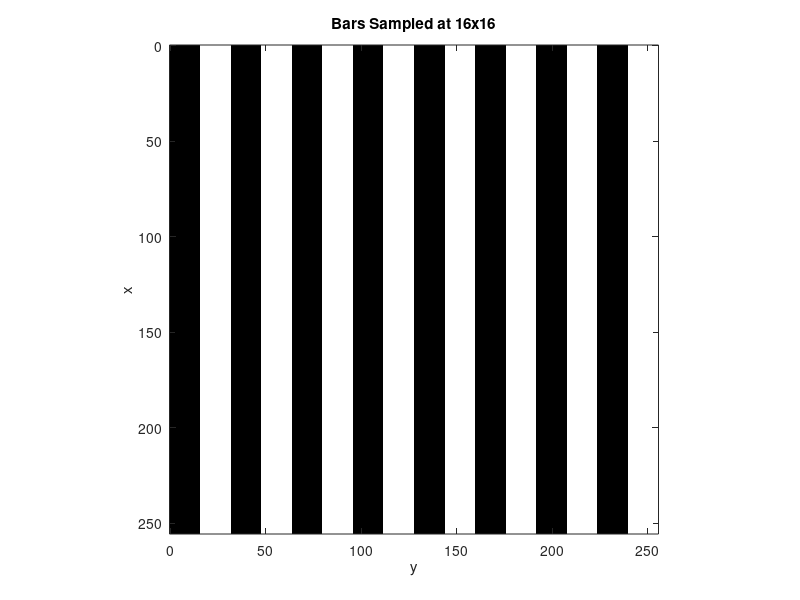
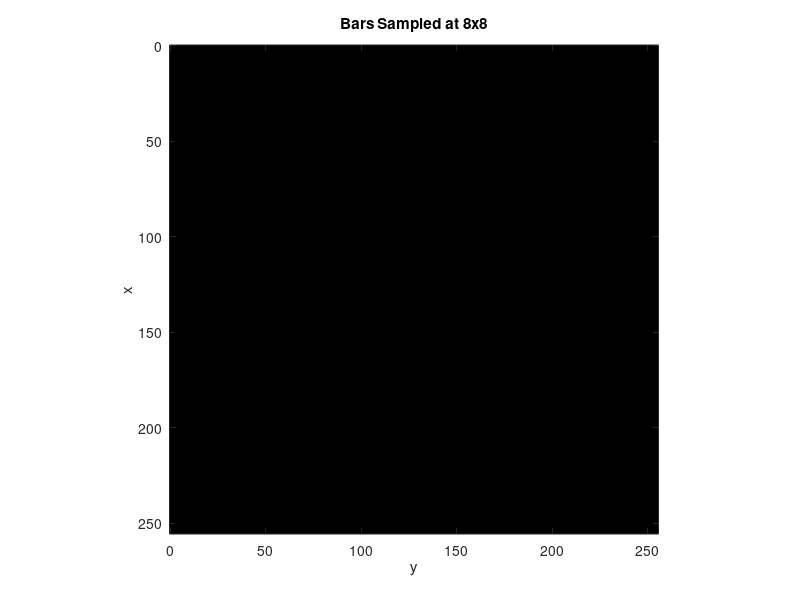
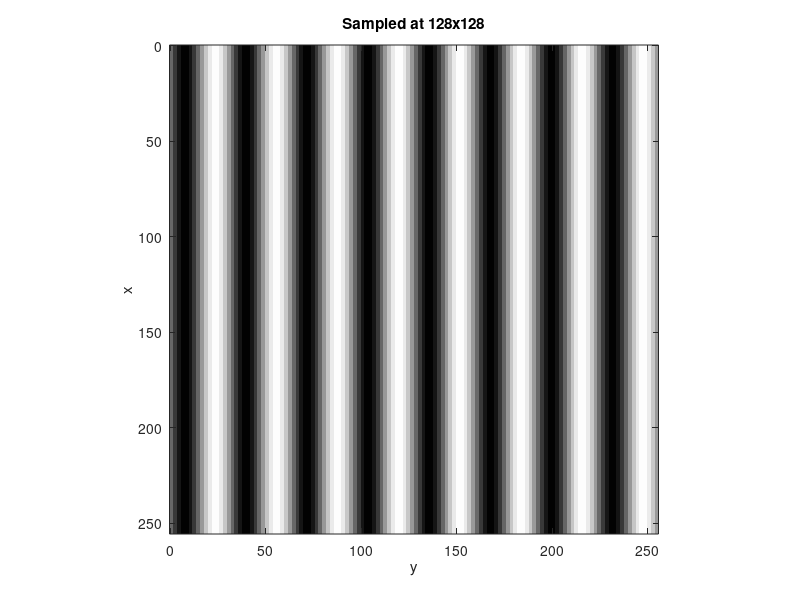
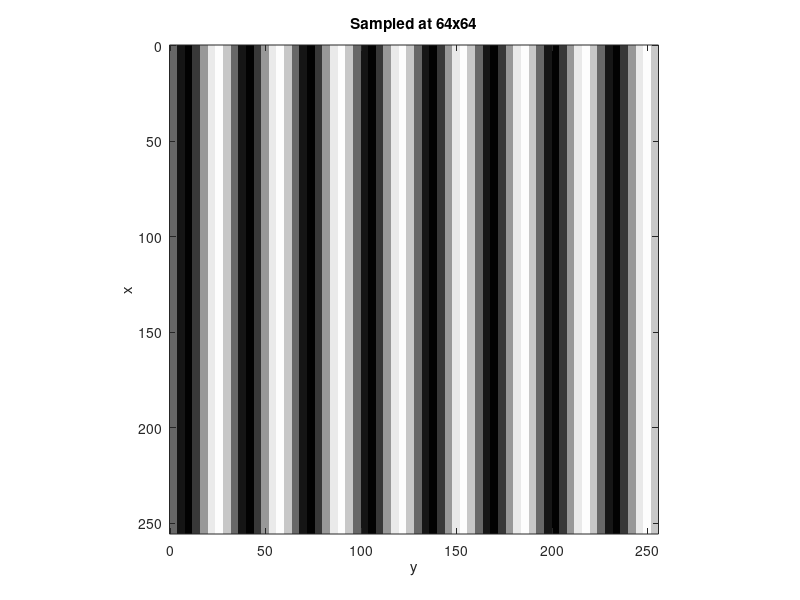

Here is the MATLAB script that generated these plots, in order:
close all

A=zeros(256);  % 256x256 matrix filled with zeros

for x=1:32:255
    A(1:255,x+16:x+31)=255;
end

factor=16;
A16=zeros(256,256);
for i=1:factor:256
    for j=1:factor:256
         A16(i:i+factor-1,j:j+factor-1)=A(i,j);
    end
end

factor=32;
A32=zeros(256,256);
for i=1:factor:256
    for j=1:factor:256
         A32(i:i+factor-1,j:j+factor-1)=A(i,j);
    end
end

figure
imagesc([0 255],[0 255],A16) % display a matrix as an image
axis ij  % put 0,0 in UL corner
axis square
colormap(gray(256)) % use an 8-bit grayscale 
caxis([0 255]) % sets min and max limits of colormap
xlabel('y')
ylabel('x')
title('Bars Sampled at 16x16')

figure
imagesc([0 255],[0 255],A32) % display a matrix as an image
axis ij  % put 0,0 in UL corner
axis square
colormap(gray(256)) % use an 8-bit grayscale 
caxis([0 255]) % sets min and max limits of colormap
xlabel('y')
ylabel('x')
title('Bars Sampled at 8x8')

%%%%%%%%%%%%%%%%%%%%%%%%%%%%%%%%%%%%%%%%%%%%%%%%%%%%%%%%%%%%%%%%%%%%%%%%%%
%%%%%%%%%%%%%%%%%%%%%%%%%%%%%%%%%%%%%%%%%%%%%%%%%%%%%%%%%%%%%%%%%%%%%%%%%%
%%%%%%%%%%%%%%%%%%%%%%%%%%%%%%%%%%%%%%%%%%%%%%%%%%%%%%%%%%%%%%%%%%%%%%%%%%
%%%%%%%%%%%%%%%%%%%%%%%%%%%%%%%%%%%%%%%%%%%%%%%%%%%%%%%%%%%%%%%%%%%%%%%%%%
%%%%%%%%%%%%%%%%%%%%%%%%%%%%%%%%%%%%%%%%%%%%%%%%%%%%%%%%%%%%%%%%%%%%%%%%%%


B=zeros(256); % 256x256 matrix filled with zeros

% sin(2*pi*f*t) is the general format
% f=1/32
% 2*pi*f=0.1963

for i=1:256
    for j=1:256
        B(i,j)=-sin(0.1963*j);
    end
end
        
B=B+1;  % range 0 to 2
B=127.5*B;  % range 0 to 255

factor=2;
B2=zeros(256,256);
for i=1:factor:256
    for j=1:factor:256
         B2(i:i+factor-1,j:j+factor-1)=B(i,j);
    end
end

factor=4;
B4=zeros(256,256);
for i=1:factor:256
    for j=1:factor:256
         B4(i:i+factor-1,j:j+factor-1)=B(i,j);
    end
end

factor=8;
B8=zeros(256,256);
for i=1:factor:256
    for j=1:factor:256
         B8(i:i+factor-1,j:j+factor-1)=B(i,j);
    end
end

figure
imagesc([0 255],[0 255],B2) % display a matrix as an image
axis ij  % put 0,0 in UL corner
axis square
colormap(gray(256)) % use an 8-bit grayscale 
caxis([0 255]) % sets min and max limits of colormap
xlabel('y')
ylabel('x')
title('Sampled at 128x128')

figure
imagesc([0 255],[0 255],B4) % display a matrix as an image
axis ij  % put 0,0 in UL corner
axis square
colormap(gray(256)) % use an 8-bit grayscale 
caxis([0 255]) % sets min and max limits of colormap
xlabel('y')
ylabel('x')
title('Sampled at 64x64')

figure
imagesc([0 255],[0 255],B8) % display a matrix as an image
axis ij  % put 0,0 in UL corner
axis square
colormap(gray(256)) % use an 8-bit grayscale 
caxis([0 255]) % sets min and max limits of colormap
xlabel('y')
ylabel('x')
title('Sampled at 32x32')